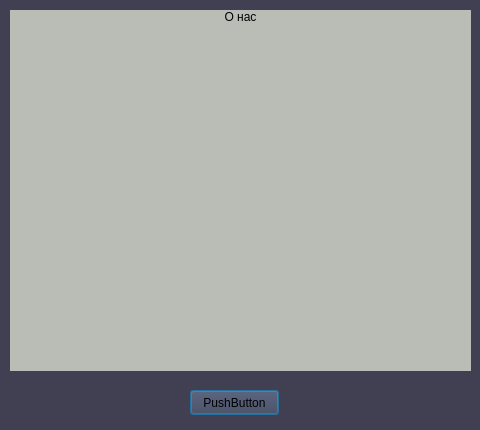
<?xml version="1.0" encoding="UTF-8"?>
<ui version="4.0">
 <class>AboutUs</class>
 <widget class="QDialog" name="AboutUs">
  <property name="geometry">
   <rect>
    <x>0</x>
    <y>0</y>
    <width>480</width>
    <height>430</height>
   </rect>
  </property>
  <property name="windowTitle">
   <string>О Timetracker v.1.0</string>
  </property>
  <property name="windowIcon">
   <iconset>
    <normaloff>../images/icon.png</normaloff>../images/icon.png</iconset>
  </property>
  <property name="styleSheet">
   <string notr="true">background-color: rgb(65, 64, 83)</string>
  </property>
  <widget class="QLabel" name="label">
   <property name="geometry">
    <rect>
     <x>10</x>
     <y>10</y>
     <width>461</width>
     <height>361</height>
    </rect>
   </property>
   <property name="styleSheet">
    <string notr="true">background-color: rgb(186, 189, 182)</string>
   </property>
   <property name="text">
    <string>О нас</string>
   </property>
   <property name="alignment">
    <set>Qt::AlignHCenter|Qt::AlignTop</set>
   </property>
  </widget>
  <widget class="QPushButton" name="pushButton">
   <property name="geometry">
    <rect>
     <x>190</x>
     <y>390</y>
     <width>89</width>
     <height>25</height>
    </rect>
   </property>
   <property name="text">
    <string>PushButton</string>
   </property>
  </widget>
 </widget>
 <resources/>
 <connections/>
</ui>
